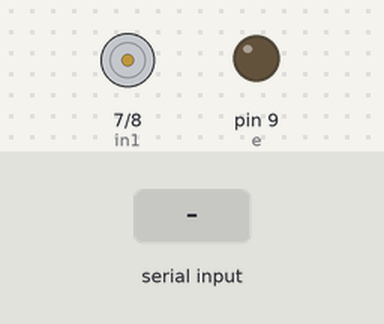
Bench run of a sketch on a simulated Arduino Uno, built with avr-gcc and run on an emulated ATmega328P. Shown: motor-driver pin pairs drawn as motors (green arrow = first pin HIGH = forward, orange = second pin HIGH = backward, longer = more drive), output pins drawn as LEDs (lit = HIGH). Inputs (shaded band) come from the test bench. What the sketch prints to the serial monitor is not drawn.

Above: at 1.8 s.
1.9 s: "KhongGas\n" received over the second serial link
At 3.0 s:
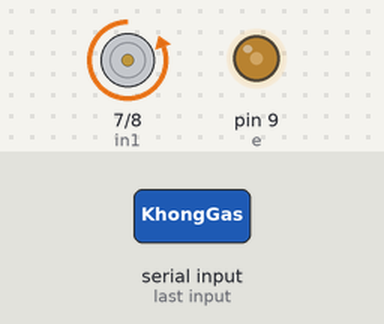
3.5 s: "CoGas\n" received over the second serial link
At 4.2 s:
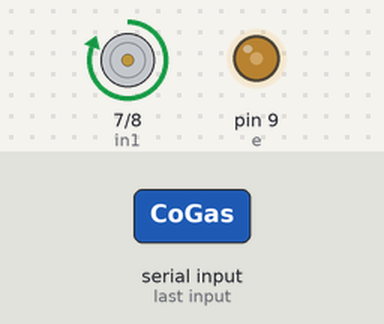
Timing chart, 0 to 6.5 s (numbered marks = the images above; inputs shaded):
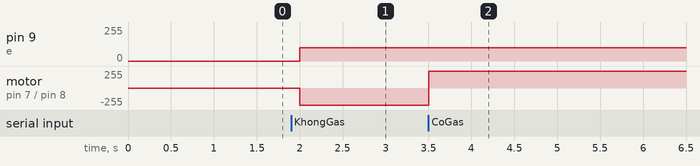

Measured:
- after the input at 1.9 s, pin 9 (e): 0/255 → 100/255 after 0.10 s; motor on pin 7 (in1) / pin 8 (in2): stopped → backward 255/255 after 0.10 s
- after the input at 3.5 s, motor on pin 7 (in1) / pin 8 (in2): backward 255/255 → forward 255/255 at once

The sketch:

DC.ino
```cpp
#include <SoftwareSerial.h>
#include <Servo.h>

SoftwareSerial BT(4, 5);

int in1 = 7;
int in2 = 8;
int e = 9;

String currentState = "";

void setup() {
  pinMode(in1, OUTPUT);
  pinMode(in2, OUTPUT);
  pinMode(e, OUTPUT);

  Serial.begin(9600);
  BT.begin(9600);
  Serial.println("Sẵn sàng nhận lệnh từ HC-05.");
}

void loop() {
  if (BT.available()) {
    String response = BT.readStringUntil('\n');
    response.trim();
    Serial.print("Phản hồi HC-05: ");
    Serial.println(response);
    currentState = response;
  }

  if (currentState == "KhongGas") {
    digitalWrite(in1, LOW);
    digitalWrite(in2, HIGH);
    analogWrite(e, 100);

  } else if (currentState == "CoGas") {
    digitalWrite(in1, HIGH);
    digitalWrite(in2, LOW);
    analogWrite(e, 100);
  }
  delay(500);
}

/*
Cách lắp:
- Module HC-05:
    + TX của HC-05 → chân 4
    + RX của HC-05 ← chân 5
    + VCC → 5V
    + GND → GND

- Module L298N:
    + IN1 -> D7
    + IN2 -> D8
    + ENA -> D9 (PWM)
    + OUT1/OUT2 -> Motor DC
    + VCC -> Pin, GND nối chung với Arduino
*/
```
